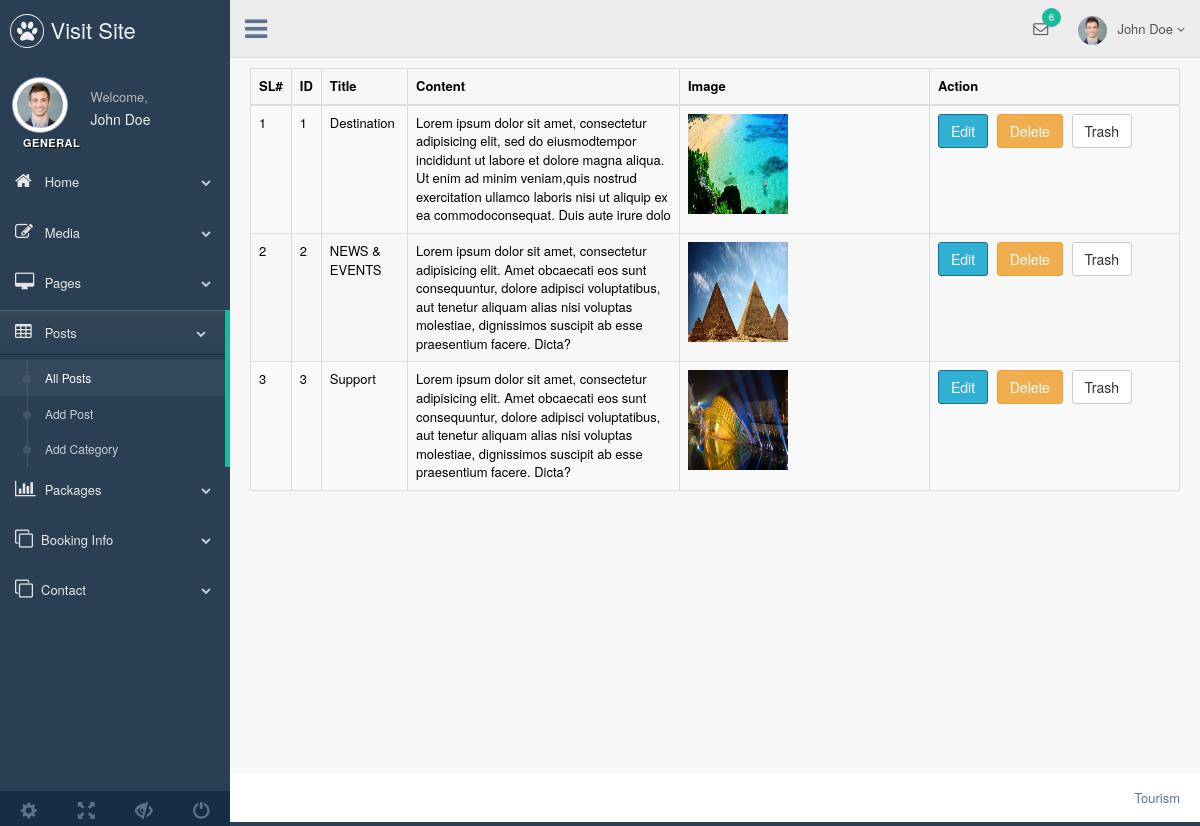
Screenshot of /admin/post.php (signed in) with the database file from the repository.
### tables this page shows
CREATE TABLE IF NOT EXISTS `img_post` (
  `id` int(250) NOT NULL AUTO_INCREMENT,
  `post_id` int(250) NOT NULL,
  `img_post` varchar(250) NOT NULL,
  PRIMARY KEY (`id`)
);

CREATE TABLE IF NOT EXISTS `post` (
  `id` int(250) NOT NULL AUTO_INCREMENT,
  `title` varchar(250) NOT NULL,
  `content` varchar(250) NOT NULL,
  `category` varchar(250) NOT NULL,
  `trash_at` varchar(255) DEFAULT NULL,
  PRIMARY KEY (`id`)
);

### src/Model/Database/Database.php (called while the page is built, shortened)
<?php
class Database{
    protected function __construct()
    {
        $this->conn = new \mysqli("localhost","root","","tourism");
    }
}

### src/Model/Post/Post.php (called while the page is built, shortened)
<?php
class Post extends Database
{
    public function selectAll()
    {
        $sql = "SELECT * FROM `post`
                LEFT JOIN `img_post`
                ON `post`.`id` = `img_post`.`post_id`
                ORDER BY `post`.`id`";
        $result = $this->conn->query($sql);
        $allPost = array();
        if ($result) {
            while ($row = $result->fetch_object()) {
                $allPost[] = $row;
            }
        }
        return $allPost;
    }
}

### admin/post.php (the view, shortened to what this page needs)
<?php
include_once"header.php";
$post = new Post();
$allPost = $post->selectAll();
?>
	<div class="right_col" role="main">
		<div class="container">
			<div class="row">
				<div class="col-lg-12">
					<div class="table-responsive">
						<table class="table table-bordered table-striped">
							<thead>
							<tr>
								<th>SL#</th>
								<th>ID</th>
								<th>Title</th>
								<th>Content</th>
								<th style="width:250px">Image</th>
								<th style="width:250px;">Action</th>
							</tr>
							</thead>
							<tbody>
							<?php $sl=0; foreach($allPost as $post){ $sl++;?>
								<tr>
									<td><?php echo $sl;?></td>
									<td><?php echo $post->id; ?></td>
									<td><?php echo $post->title; ?></td>
									<td><?php echo $post->content; ?></td>
									<td style="width:250px"><img src="../Resources/images/<?php echo $post->img_post; ?>" style="width:100px; height:100px;"/></td>
									<td style="width:250px;">
										<a class="btn btn-info" href="postEdit.php?id=<?php echo $post->post_id; ?>">Edit</a>
										<a class="btn btn-warning" href="postDelete.php?id=<?php echo $post->post_id; ?>">Delete</a>
										<a class="btn btn-default" href="postTrash.php?id=<?php echo $post->post_id; ?>">Trash</a>
									</td>
								</tr>
							<?php } ?>
							</tbody>
						</table>
					</div>
				</div>
			</div>
		</div>
	</div>
<?php include_once"footer.php"; ?>

### Resources/css/main.css (style rules this page uses)
* { margin: 0; padding:0; }
body { color:#000; }
.btn-info { background-color: #31b0d5; border-color: #1b6d85; color: #fff; }

### rows the page displays
img_post: id "1", post.title "Destination", post.content "Lorem ipsum dolor sit amet, consectetur adipisicing elit, sed do eiusmodtempor incididunt ut labore et dolore magna aliqua. Ut enim ad minim veniam,quis nostrud exercitation ullamco laboris nisi ut aliquip ex ea commodoconsequat. Duis aute irure dolo", img_post (picture)
img_post: id "2", post.title "NEWS & EVENTS", post.content "Lorem ipsum dolor sit amet, consectetur adipisicing elit. Amet obcaecati eos sunt consequuntur, dolore adipisci voluptatibus, aut tenetur aliquam alias nisi voluptas molestiae, dignissimos suscipit ab esse praesentium facere. Dicta?", img_post (picture)
img_post: id "3", post.title "Support", post.content "Lorem ipsum dolor sit amet, consectetur adipisicing elit. Amet obcaecati eos sunt consequuntur, dolore adipisci voluptatibus, aut tenetur aliquam alias nisi voluptas molestiae, dignissimos suscipit ab esse praesentium facere. Dicta?", img_post (picture)
